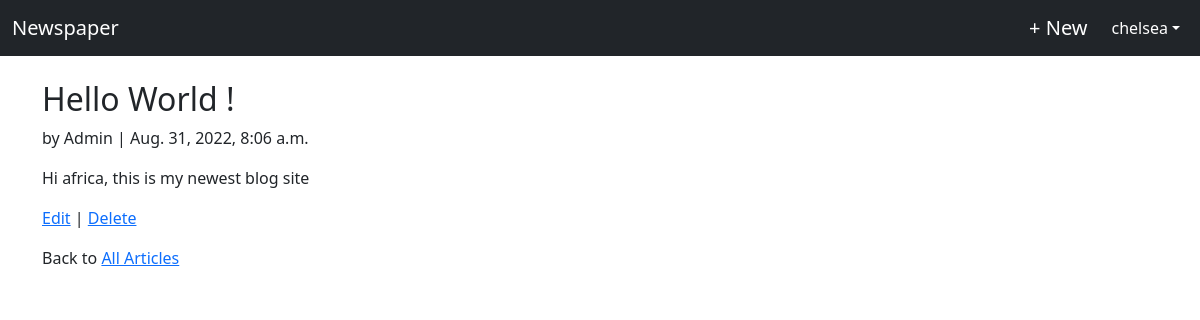
/articles/2/ (signed in), run on the app's committed database.
### users/models.py (models this page shows)
class CustomUser(AbstractUser):
    age = models.PositiveIntegerField(null=True,blank=True)

### articles/models.py (models this page shows, shortened)
class Article(models.Model):
    title = models.CharField(max_length=255)
    body = models.TextField()
    date = models.DateTimeField(auto_now_add=True)
    author = models.ForeignKey(get_user_model(), on_delete=models.CASCADE)

### articles/views.py (the view)
# urls.py: path('<int:pk>/',ArticleDetailView.as_view(), name='article_detail'),
class ArticleDetailView(LoginRequiredMixin, DetailView):
    model = Article
    template_name = 'article_detail.html'
    login_url = 'login'

### templates/article_detail.html (shortened to what this page needs)
<!DOCTYPE html>
<html lang="en">
    <head>
    </head>
    <body>
        {% extends 'base.html' %}
        {% block content %}
        <div class="article-entry">
            <h2>{{object.title}}</h2>
                <p>by {{ object.author }} | {{ object.date }} </p>
                <p>{{ object.body }}</p>
        </div>
        <p>
            <a href="{% url 'article_edit' article.pk %}">Edit</a> |
            <a href="{% url 'article_delete' article.pk %}">Delete</a>
        </p>
        <p>Back to <a href="{% url 'article_list' %}">All Articles</a></p>
        {% endblock %}

### templates/base.html (shortened to what this page needs)
<!DOCTYPE html>
<html lang="en">
    <head>
        <link href="https://cdn.jsdelivr.net/npm/bootstrap@5.2.0/dist/css/bootstrap.min.css" rel="stylesheet">
    </head>
    <body>
        <nav style="color: white;" class="navbar navbar-expand-md navarbar-dark bg-dark mb-4 ">
            <div class="container-fluid">
                    <a style="color: white;" class="navbar-brand" href="{% url 'home' %}">Newspaper</a>
                <div class="collapse navbar-collapse justify-content-end" id="collapsibleNavbar">
                    {% if user.is_authenticated %}
                    <ul class="navbar-nav ">
                        <li class="nav-item"><a style="color: white;" class="navbar-brand" href="{% url 'article_new' %}">+ New</a></li>
                    </ul>
                    <ul class="navbar-nav ml-auto ">
                        <li class="nav-item dropdown">
                            <a style="color: white;" class="nav-link dropdown-toggle " href="#" id="userMenu" role="button" data-bs-toggle="dropdown" aria-haspopup="true" aria-expanded="false">{{ user.username }}</a>
                        </li>
                    </ul>
                    {% else %}
                        <form action="" class="form-inline ml-auto">
                            <a href="{% url 'login' %}" class="btn btn-outline-secondary">log in</a>
                            <a href="{% url 'signup' %}" class="btn btn-primary ml-2">sign up</a>
                        </form>
                    {% endif %}
                </div>
            </div>
        </nav>
        <div class="container">
            {% block content %}
            {% endblock content %}
        </div>
    </body>
</html>

### data on the page
CustomUser: username "chelsea"
Article: title "Hello World !", author "Admin", date "Aug. 31, 2022, 8:06 a.m.", body "Hi africa, this is my newest blog site"
